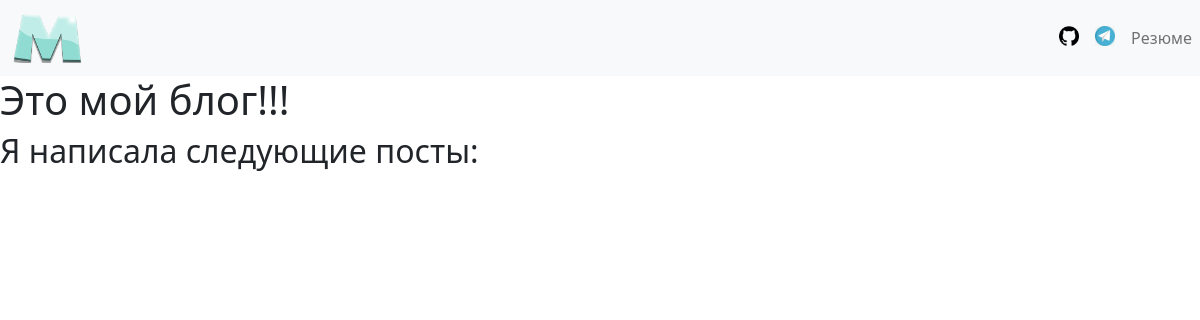
The page /blog/ on the database as committed earlier.
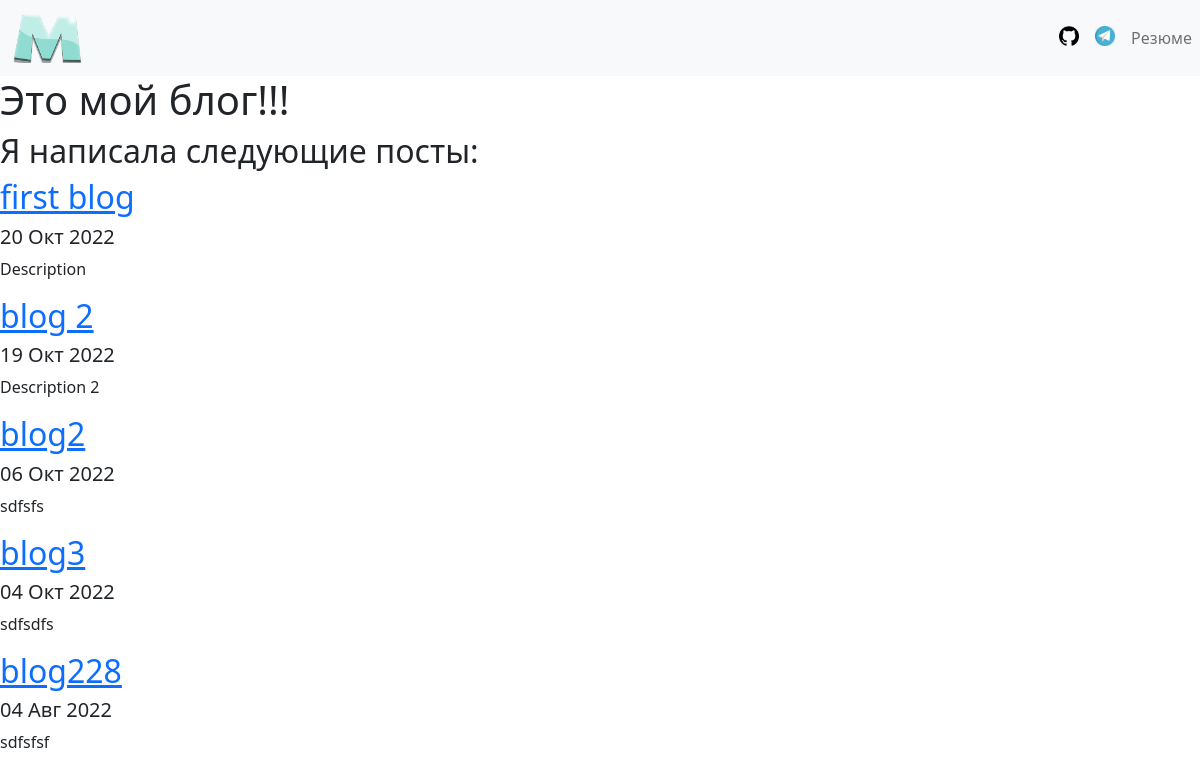
The same page on the database as committed later.
### blog/models.py (models this page shows, shortened)
class Blog(models.Model):
    title = models.CharField(max_length=200)
    description = models.TextField()
    date = models.DateField()

### blog/views.py (the view)
# urls.py: path('', views.all_blogs, name='all_blogs'),
def all_blogs(request):
    blogs = Blog.objects.order_by('-date')
    return render(request, 'blog/all_blogs.html', {'blogs': blogs})

### blog/templates/blog/all_blogs.html
{% extends 'portfolio/base.html' %}
{% block content %}
   <div>
      <h1>Это мой блог!!!</h1>
      <h2>Я написала следующие посты:</h2>
      {% for item in blogs %}
         <a href="{% url 'blog:detail' item.id %}"><h2>{{ item.title }}</h2></a>
         <h5>{{ item.date|date:'d M Y'}}</h5>
         <p>{{ item.description | truncatechars:100 }}</p>
      {% endfor %}
   </div>
{% endblock %}

### portfolio/templates/portfolio/base.html (shortened to what this page needs)
{% load static %}
<html lang="en">
<head>
    <link href="https://cdn.jsdelivr.net/npm/bootstrap@5.2.2/dist/css/bootstrap.min.css" rel="stylesheet"
>
</head>
<body>
<nav class="navbar navbar-expand-lg bg-light">
    <div class="container-fluid">
        <a class="navbar-brand"><img src="{% static 'portfolio/logo.png' %}" height="50" width="70"></a>
    </div>
    <div class="collapse navbar-collapse" id="navbarNav">
        <ul class="navbar-nav">
            <li class="nav-item">
                <a class="nav-link" href="https://github.com/Pizhlo" target="_blank"><img
                        src="{% static 'portfolio/github_pic.png' %}"
                        height="20" width="20"></a>
            </li>
            <li class="nav-item">
                <a class="nav-link" href="https://t.me/p1ngw1n1234" target="_blank"><img
                        src="{% static 'portfolio/tg_pic.png' %}"
                        height="20" width="20"></a>
            </li>
            <li class="nav-item"><a class="nav-link" href="{% static 'portfolio/resume.pdf' %}">Резюме</a>
            </li>
        </ul>
    </div>
</nav>
{% block content %} {% endblock %}
</body>
</html>

Rows that differ between the two databases and show on the page:
added Blog: title "first blog", date "20 Окт 2022", description "Description"
added Blog: title "blog 2", date "19 Окт 2022", description "Description 2"
added Blog: title "blog2", date "06 Окт 2022", description "sdfsfs"
added Blog: title "blog3", date "04 Окт 2022", description "sdfsdfs"
added Blog: title "blog228", date "04 Авг 2022", description "sdfsfsf"
